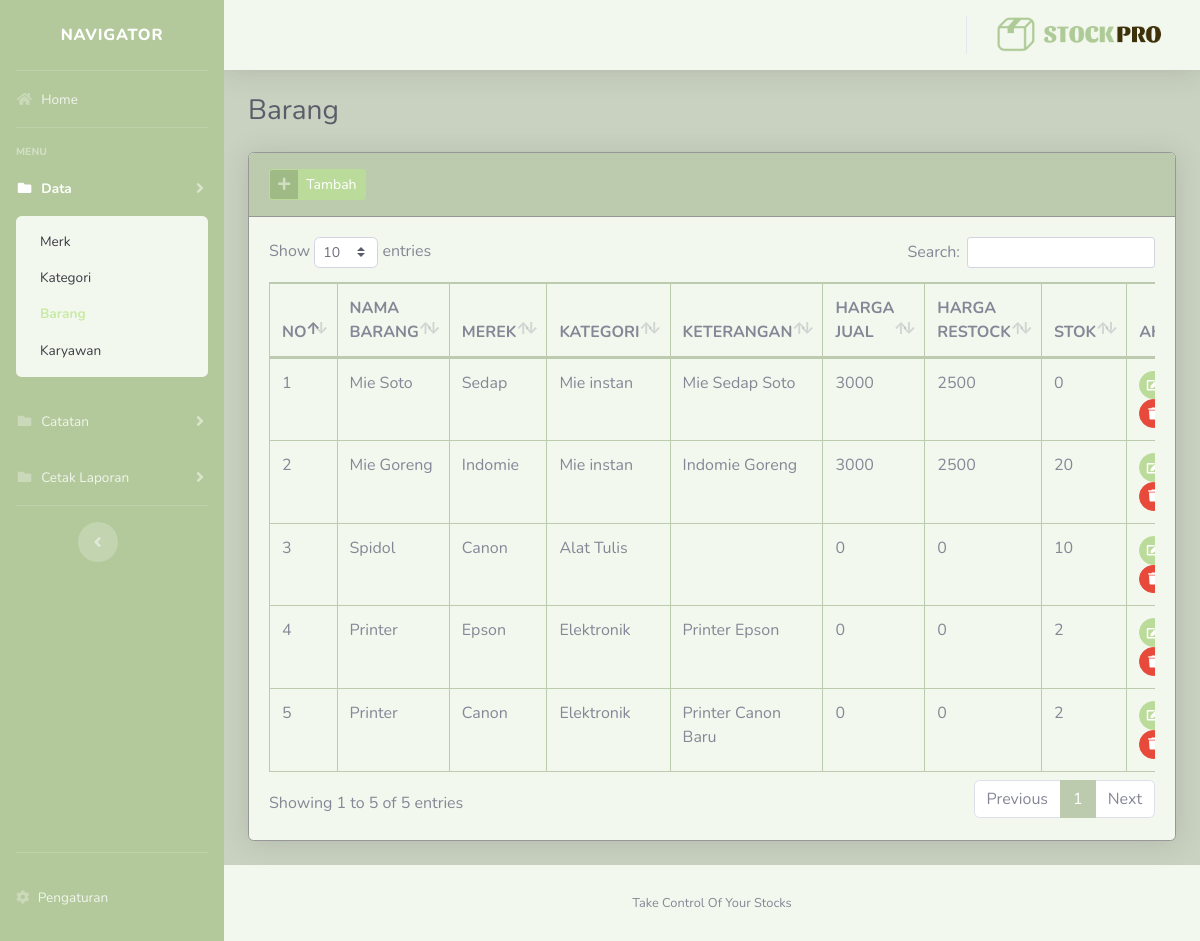
/StockPro/?barang (signed in), run on an earlier commit of the app's database.
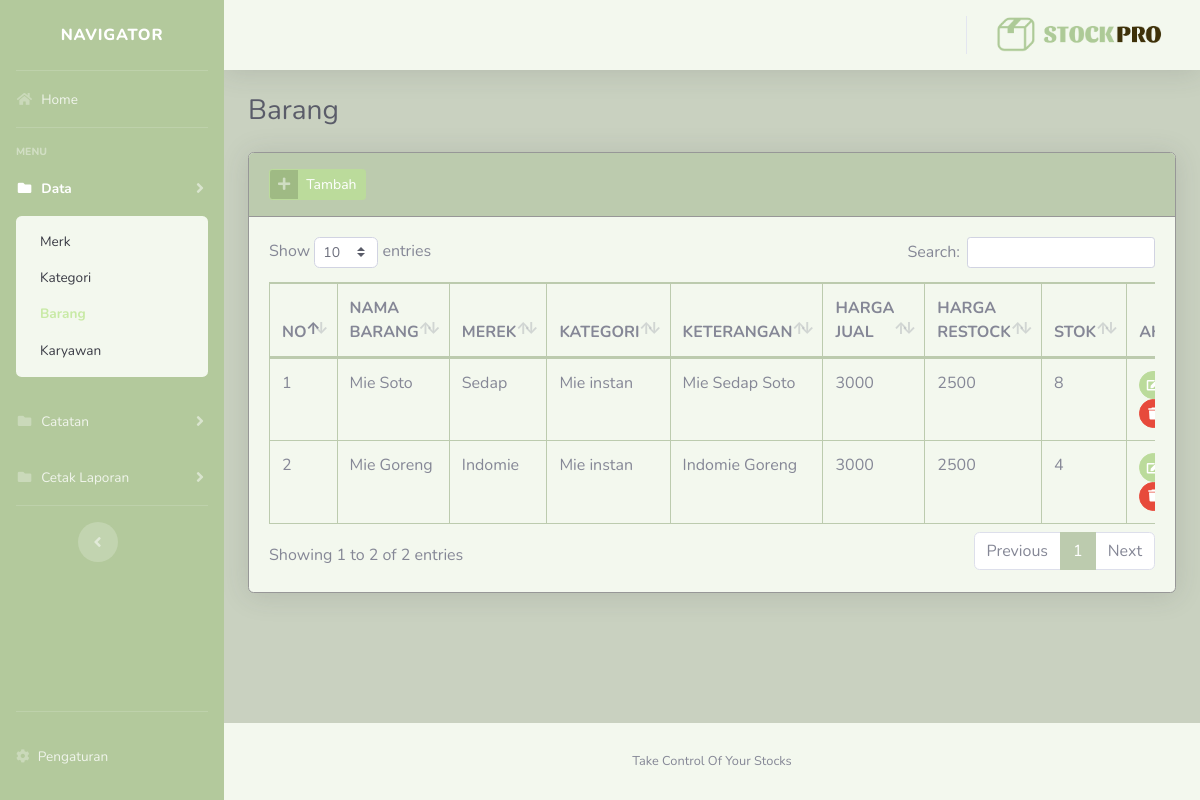
And on a later commit of the database.
### tables this page shows
CREATE TABLE `barang` (
  `idbarang` int(11) NOT NULL,
  `merek_id` int(11) NOT NULL,
  `kategori_id` int(11) NOT NULL,
  `nama_barang` varchar(128) NOT NULL,
  `keterangan` varchar(256) NOT NULL,
  `stok` int(11) NOT NULL,
  `harga_jual` int(11) NOT NULL,
  `harga_restock` int(11) NOT NULL
);

CREATE TABLE `merek` (
  `idmerek` int(11) NOT NULL,
  `nama_merek` varchar(128) NOT NULL,
  `keterangan` varchar(256) NOT NULL
);

CREATE TABLE `kategori` (
  `idkategori` int(11) NOT NULL,
  `nama_kategori` varchar(128) NOT NULL,
  `keterangan` varchar(256) NOT NULL
);

### StockPro/config/function.php (called while the page is built, shortened)
<?php
function encrypt($str) {
return base64_encode($str);
}
function base_url(){
    $base_url= ((isset($_SERVER['HTTPS']) && $_SERVER['HTTPS'] == "on") ? "https" : "http");
    $base_url.= "://".$_SERVER['HTTP_HOST'];
    $base_url.= str_replace(basename($_SERVER['SCRIPT_NAME']),"",$_SERVER['SCRIPT_NAME']);
    return $base_url;
}
?>

### StockPro/views/master/barang.php (the view, shortened to what this page needs)
<div class="container-fluid">
    <div class="d-sm-flex align-items-center justify-content-between mb-4">
        <h1 class="h3 mb-0 text-gray-800">Barang</h1>
    </div>
    <div class="card shadow mb-4">
        <div class="card-header py-3">
            <a href="#" class="btn btn-primary btn-icon-split btn-sm" data-toggle="modal" data-target="#barangModal"
                onclick="submit('add')">
                <span class="icon text-white-50">
                    <i class="fas fa-plus"></i>
                </span>
                <span class="text">Tambah</span>
            </a>
        </div>
        <div class="card-body">
            <div class="table-responsive">
                <table class="table table-bordered table-hover" id="dataTable" width="100%" cellspacing="0">
                    <thead>
                        <tr>
                            <th width="20">NO</th>
                            <th>NAMA BARANG</th>
                            <th>MEREK</th>
                            <th>KATEGORI</th>
                            <th>KETERANGAN</th>
                            <th>HARGA JUAL</th>
                            <th>HARGA RESTOCK</th>
                            <th>STOK</th>
                            <th width="50">AKSI</th>
                        </tr>
                    </thead>
                    <tbody>
                        <?php
                        $n=1;
                        $query = mysqli_query($con,"SELECT x.*,x1.nama_merek,x2.nama_kategori FROM barang x JOIN merek x1 ON x1.idmerek=x.merek_id JOIN kategori x2 ON x2.idkategori=x.kategori_id ORDER BY x.idbarang DESC")or die(mysqli_error($con));
                        while($row = mysqli_fetch_array($query)):
                        ?>
                        <tr>
                            <td><?= $n++; ?></td>
                            <td><?= $row['nama_barang']; ?></td>
                            <td><?= $row['nama_merek']; ?></td>
                            <td><?= $row['nama_kategori']; ?></td>
                            <td><?= $row['keterangan']; ?></td>
                            <td><?= $row['harga_jual']; ?></td>
                            <td><?= $row['harga_restock']; ?></td>
                            <td><?= $row['stok']; ?></td>
                            <td>
                                <a href="#barangModal" data-toggle="modal" onclick="submit(<?=$row['idbarang'];?>)"
                                    class="btn btn-sm btn-circle btn-info"><i class="fas fa-edit"></i></a>
                                <a href="<?=base_url();?>/process/barang.php?act=<?=encrypt('delete');?>&id=<?=encrypt($row['idbarang']);?>"
                                    class="btn btn-sm btn-circle btn-danger btn-hapus"><i class="fas fa-trash"></i></a>
                            </td>
                        </tr>
                        <?php endwhile; ?>
                    </tbody>
                </table>
            </div>
        </div>
    </div>
</div>

What changed in the data, as far as the page shows it:
no longer on this page (row unchanged): barang: nama_barang "Spidol", merek.nama_merek "Canon", kategori.nama_kategori "Alat Tulis", harga_jual "0", harga_restock "0", stok "10"
no longer on this page (row unchanged): barang: nama_barang "Printer", merek.nama_merek "Epson", kategori.nama_kategori "Elektronik", keterangan "Printer Epson", harga_jual "0", harga_restock "0", stok "2"
no longer on this page (row unchanged): barang: nama_barang "Printer", merek.nama_merek "Canon", kategori.nama_kategori "Elektronik", keterangan "Printer Canon Baru", harga_jual "0", harga_restock "0", stok "2"
changed barang "Mie Soto": stok "0" → "8"
changed barang "Mie Goreng": stok "20" → "4"
Also different on the page:
text written by a page script: "Show entries Search: Showing 1 to 5 of 5 entries Previous 1 Next" → "Show entries Search: Showing 1 to 2 of 2 entries Previous 1 Next"
